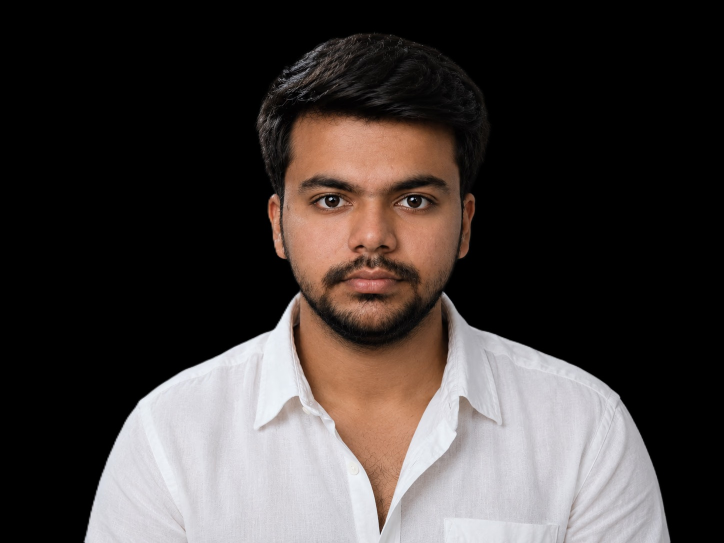
#> input picture assets/profile-photo.jpg, 1448 x 1086 px (shown at 1/2 size)
$ python generate_ascii_portrait.py
#> lines starting #> are read from the running program, lines starting #| are printed output that depends on the picture; after the words box and inside, x2 and y2 are one past the last pixel; in counts of white or black regions, pixels touching at a corner belong together
#!/usr/bin/env python3
"""Convert a portrait photo into a monochrome, animated ASCII SVG.

Run locally:
  pip install -r scripts/requirements.txt
  python scripts/generate_ascii_portrait.py [photo.jpg] [output.svg]

The photo stays local. The output SVG contains the ASCII art, not the photo.
"""
import argparse
from html import escape
import os

from PIL import Image, ImageDraw, ImageEnhance, ImageFilter

ROOT = os.path.dirname(os.path.dirname(os.path.abspath(__file__)))
DEFAULT_SOURCE = os.path.join(ROOT, "assets", "profile-photo.jpg")
DEFAULT_OUTPUT = os.path.join(ROOT, "ascii-portrait.svg")

COLS = 120
ART_W_TARGET = 800
CELL_W = ART_W_TARGET / COLS
CELL_H = CELL_W * 15 / 8
ROWS = round(COLS * 8 / 15)
RAMP = " .`:-=+*cs#%@"

BACKGROUND_THRESHOLD = 28
SUBJECT_PADDING = 30
GAMMA = 1.12
WHITE_FLOOR = 0.86

PAD = 20
TITLEBAR_H = 30
STATUS_H = 30
ART_W = COLS * CELL_W
ART_H = ROWS * CELL_H
CANVAS_W = ART_W + PAD * 2
CANVAS_H = TITLEBAR_H + ART_H + STATUS_H + PAD

BG = "#0d1117"
BG2 = "#111722"
FRAME = "#30363d"
TEXT = "#7d8590"
INK = "#c9d1d9"
ROW_DUR = 5.8 / ROWS
STAGGER = ROW_DUR


def parse_args():
    parser = argparse.ArgumentParser(description=__doc__)
    parser.add_argument("source", nargs="?", default=DEFAULT_SOURCE)
    parser.add_argument("output", nargs="?", default=DEFAULT_OUTPUT)
    parser.add_argument(
        "--static",
        action="store_true",
        help="write a non-animated SVG preview",
    )
    return parser.parse_args()


def isolate_subject(image):
    """Replace the edge-connected dark background while retaining dark hair."""
    gray = image.convert("L")
    corners = (
        gray.getpixel((0, 0)),
        gray.getpixel((gray.width - 1, 0)),
        gray.getpixel((0, gray.height - 1)),
        gray.getpixel((gray.width - 1, gray.height - 1)),
    )
    if any(value > BACKGROUND_THRESHOLD for value in corners):
        raise ValueError("Expected a dark background at all four image corners.")

    background = gray.point(
        lambda luminance: 255 if luminance <= BACKGROUND_THRESHOLD else 0
    )
    ImageDraw.floodfill(background, (0, 0), 128)
    foreground = background.point(lambda value: 0 if value == 128 else 255)
    bounds = foreground.getbbox()
    if bounds is None:
        raise ValueError("Could not detect a subject against the dark background.")

    left, top, right, bottom = bounds
    side = max(right - left, bottom - top) + SUBJECT_PADDING * 2
    center_x = (left + right) // 2
    center_y = (top + bottom) // 2
    crop_left = center_x - side // 2
    crop_top = center_y - side // 2
    crop_right = crop_left + side
    crop_bottom = crop_top + side

    canvas = Image.new("L", (side, side), 255)
    source_box = (
        max(crop_left, 0),
        max(crop_top, 0),
        min(crop_right, gray.width),
        min(crop_bottom, gray.height),
    )
    source = gray.crop(source_box)
    mask = foreground.crop(source_box).filter(ImageFilter.GaussianBlur(1.0))
    subject = Image.composite(source, Image.new("L", source.size, 255), mask)
    canvas.paste(subject, (source_box[0] - crop_left, source_box[1] - crop_top))
    return canvas


def make_ascii_rows(source):
    image = Image.open(source)
    image = isolate_subject(image)
    image = ImageEnhance.Contrast(image).enhance(1.08)
    image = image.resize((COLS, ROWS), Image.Resampling.LANCZOS)
    pixels = image.load()

    rows = []
    for y in range(ROWS):
        chars = []
        for x in range(COLS):
            luminance = pow(pixels[x, y] / 255.0, GAMMA)
            if luminance >= WHITE_FLOOR:
                chars.append(" ")
                continue
            index = round((1.0 - luminance) * (len(RAMP) - 1))
            chars.append(RAMP[max(0, min(len(RAMP) - 1, index))])
        rows.append("".join(chars))
    return rows


def build_svg(rows, static=False):
    art_top = TITLEBAR_H + PAD * 0.35
    parts = [
        f'<svg xmlns="http://www.w3.org/2000/svg" width="{CANVAS_W:.0f}" '
        f'height="{CANVAS_H:.0f}" viewBox="0 0 {CANVAS_W:.0f} {CANVAS_H:.0f}" '
        'font-family="ui-monospace, SFMono-Regular, Menlo, Consolas, monospace">',
        '<title>Veer Kamdar - monochrome ASCII portrait</title>',
        '<desc>A portrait types itself row by row in a terminal window.</desc>',
        '<defs><linearGradient id="bg" x1="0" y1="0" x2="0" y2="1">'
        f'<stop offset="0" stop-color="{BG2}"/>'
        f'<stop offset="1" stop-color="{BG}"/>'
        '</linearGradient></defs>',
        f'<rect width="{CANVAS_W:.0f}" height="{CANVAS_H:.0f}" rx="12" fill="url(#bg)"/>',
        f'<rect x="0.5" y="0.5" width="{CANVAS_W - 1:.0f}" '
        f'height="{CANVAS_H - 1:.0f}" rx="12" fill="none" stroke="{FRAME}"/>',
        f'<line x1="0" y1="{TITLEBAR_H}" x2="{CANVAS_W:.0f}" '
        f'y2="{TITLEBAR_H}" stroke="{FRAME}"/>',
    ]

    for index in range(3):
        parts.append(
            f'<circle cx="{PAD + index * 16}" cy="{TITLEBAR_H / 2:.0f}" '
            f'r="5" fill="{INK}" opacity="{0.35 + index * 0.2:.2f}"/>'
        )

    parts.append(
        f'<text x="{CANVAS_W / 2:.1f}" y="{TITLEBAR_H / 2 + 4:.0f}" '
        f'fill="{TEXT}" font-size="12" text-anchor="middle">'
        'veer@github: ~$ ./portrait.sh</text>'
    )

    font_size = CELL_H * 0.86
    for row_index, line in enumerate(rows):
        row_top = art_top + row_index * CELL_H
        baseline = row_top + CELL_H * 0.74
        delay = row_index * STAGGER
        text = (
            f'<text xml:space="preserve" x="{PAD}" y="{baseline:.1f}" '
            f'fill="{INK}" font-size="{font_size:.1f}" textLength="{ART_W:.1f}" '
            f'lengthAdjust="spacing">{escape(line)}</text>'
        )
        if static:
            parts.append(text)
            continue

        parts.append(
            f'<clipPath id="row-{row_index}" clipPathUnits="userSpaceOnUse">'
            f'<rect x="{PAD}" y="{row_top:.1f}" '
            f'width="0" height="{CELL_H:.1f}"><animate attributeName="width" '
            f'from="0" to="{ART_W:.1f}" begin="{delay:.3f}s" '
            f'dur="{ROW_DUR:.3f}s" fill="freeze"/></rect></clipPath>'
        )
        parts.append(f'<g clip-path="url(#row-{row_index})">{text}</g>')
        parts.append(
            f'<rect y="{row_top + 1:.1f}" width="{CELL_W:.1f}" '
            f'height="{CELL_H - 2:.1f}" fill="{INK}" opacity="0">'
            f'<animate attributeName="x" from="{PAD}" to="{PAD + ART_W:.1f}" '
            f'begin="{delay:.3f}s" dur="{ROW_DUR:.3f}s" fill="freeze"/>'
            f'<set attributeName="opacity" to="0.85" begin="{delay:.3f}s"/>'
            f'<set attributeName="opacity" to="0" '
            f'begin="{delay + ROW_DUR:.3f}s"/></rect>'
        )

    status_line_y = TITLEBAR_H + ART_H + PAD * 0.35
    status_y = status_line_y + 19
    parts.extend(
        [
            f'<line x1="0" y1="{status_line_y:.1f}" x2="{CANVAS_W:.0f}" '
            f'y2="{status_line_y:.1f}" stroke="{FRAME}"/>',
            f'<text x="{PAD}" y="{status_y:.1f}" fill="{TEXT}" font-size="13">'
            f'veer@github:~$ whoami <tspan fill="{INK}">Veer Kamdar</tspan></text>',
        ]
    )
    cursor_x = PAD + len("veer@github:~$ whoami Veer Kamdar ") * 13 * 0.6
    parts.append(
        f'<rect x="{cursor_x:.1f}" y="{status_y - 12:.1f}" width="8" height="14" '
        f'fill="{INK}"><animate attributeName="opacity" values="1;1;0;0" '
        'keyTimes="0;0.5;0.51;1" dur="1s" repeatCount="indefinite"/></rect>'
    )
    parts.append("</svg>")
    return "".join(parts)


def main():
    args = parse_args()
    if not os.path.exists(args.source):
        raise SystemExit(f"Photo not found: {args.source}")
    rows = make_ascii_rows(args.source)
#> in make_ascii_rows, image is the input picture: PIL image 1448x1086 RGB; mean R, G, B 67.6, 60.9, 58.9
#> in isolate_subject, `gray = image.convert("L")`:
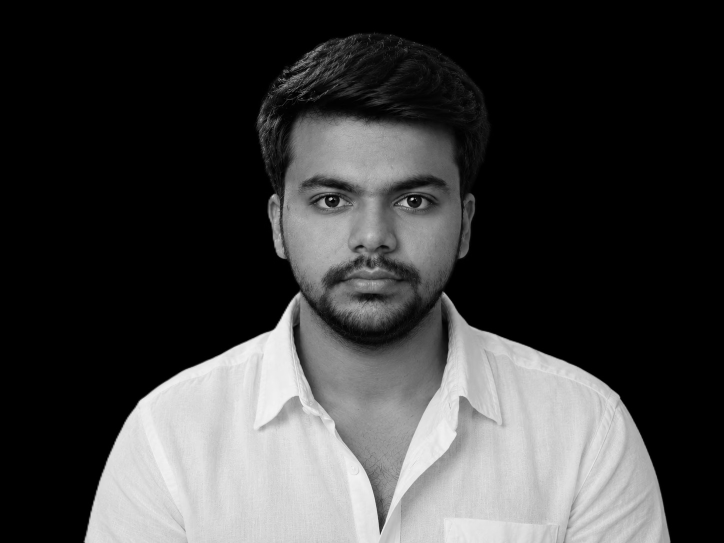
#> gray: PIL image 1448x1086 L (shown at 1/2 size); min 0, max 248, mean 62.7
#> in isolate_subject, `corners = ( gray.getpixel((0, 0)), gray.getpixel((gray.width - 1, 0)),..`: corners = (0, 0, 0, 0)
#> in isolate_subject, `background = gray.point( lambda luminance: 255 if luminance <= BACKGRO..`:
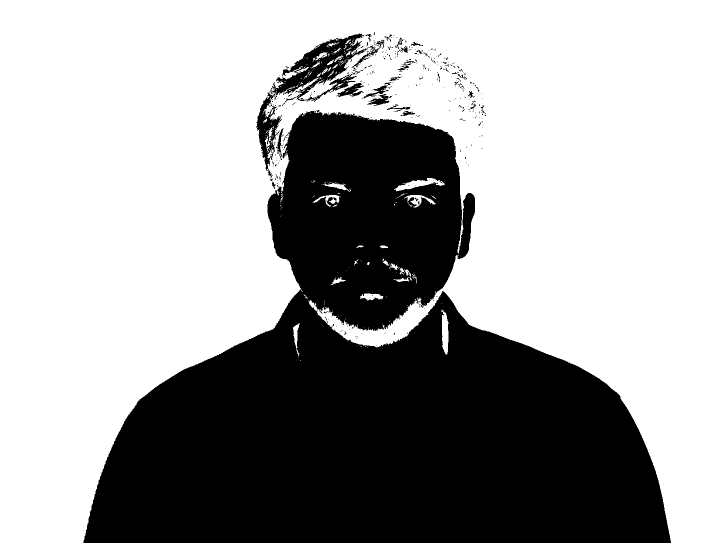
#> background: PIL image 1448x1086 L (shown at 1/2 size); 63.8% white; 400 black regions (370 under 20 px), largest, box (x1, y1, x2, y2) and area: (167, 220, 1342, 1086) 551717, (513, 67, 736, 356) 12504, (672, 166, 728, 194) 656
#> in isolate_subject, `foreground = background.point(lambda value: 0 if value == 128 else 255)`:
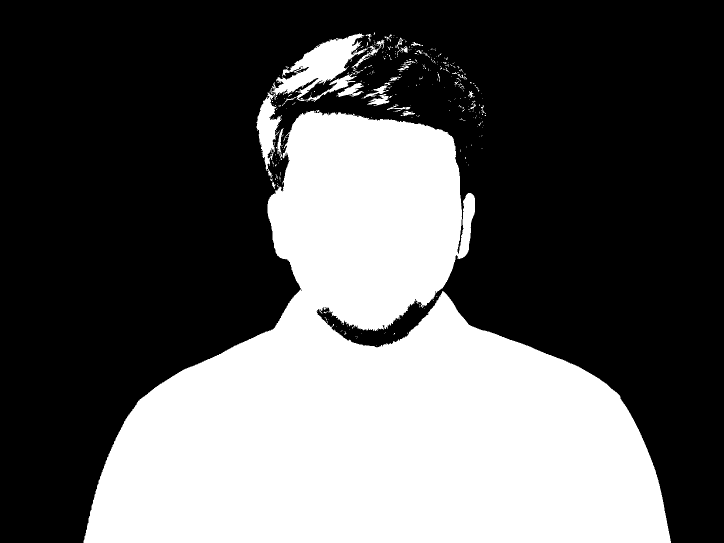
#> foreground: PIL image 1448x1086 L (shown at 1/2 size); 36.7% white; 378 white regions (348 under 20 px), largest, box (x1, y1, x2, y2) and area: (167, 220, 1342, 1086) 557131, (513, 67, 736, 356) 14371, (672, 166, 728, 194) 674
#> in isolate_subject, `bounds = foreground.getbbox()`: bounds = (167, 65, 1342, 1086)
#> in isolate_subject, `left, top, right, bottom = bounds`: left = 167; top = 65; right = 1342; bottom = 1086
#> in isolate_subject, `side = max(right - left, bottom - top) + SUBJECT_PADDING * 2`: side = 1235
#> in isolate_subject, `center_x = (left + right) // 2`: center_x = 754
#> in isolate_subject, `center_y = (top + bottom) // 2`: center_y = 575
#> in isolate_subject, `crop_left = center_x - side // 2`: crop_left = 137
#> in isolate_subject, `crop_top = center_y - side // 2`: crop_top = -42
#> in isolate_subject, `crop_right = crop_left + side`: crop_right = 1372
#> in isolate_subject, `crop_bottom = crop_top + side`: crop_bottom = 1193
#> in isolate_subject, `canvas = Image.new("L", (side, side), 255)`: canvas: PIL image 1235x1235 L; every value is 255
#> in isolate_subject, `source_box = ( max(crop_left, 0), max(crop_top, 0), min(crop_right, gr..`: source_box = (137, 0, 1372, 1086)
#> in isolate_subject, `mask = foreground.crop(source_box).filter(ImageFilter.GaussianBlur(1.0))`:
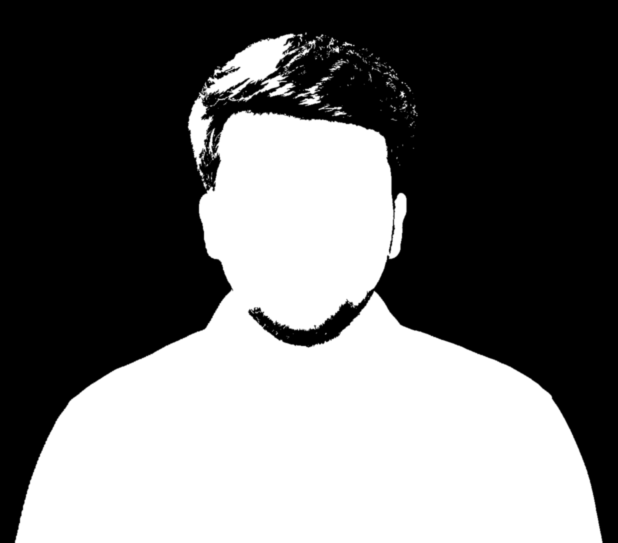
#> mask: PIL image 1235x1086 L (shown at 1/2 size); min 0, max 255, mean 109.6
#> in isolate_subject, `subject = Image.composite(source, Image.new("L", source.size, 255), ma..`:
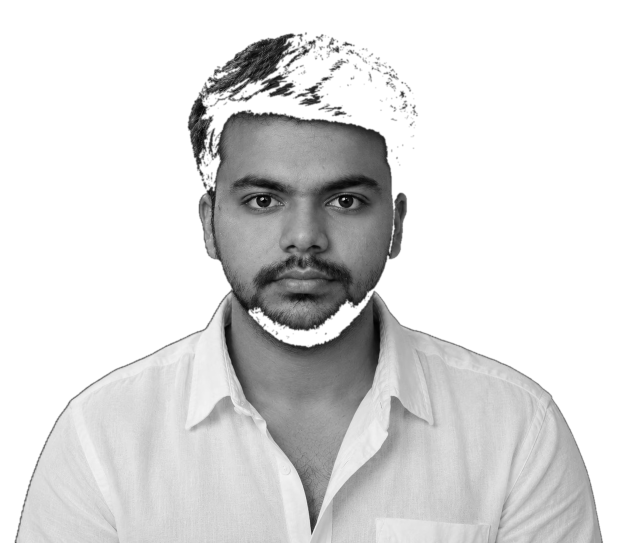
#> subject: PIL image 1235x1086 L (shown at 1/2 size); min 0, max 255, mean 218.2
#> in isolate_subject, `canvas.paste(subject, (source_box[0] - crop_left, source_box[1] - crop..`:
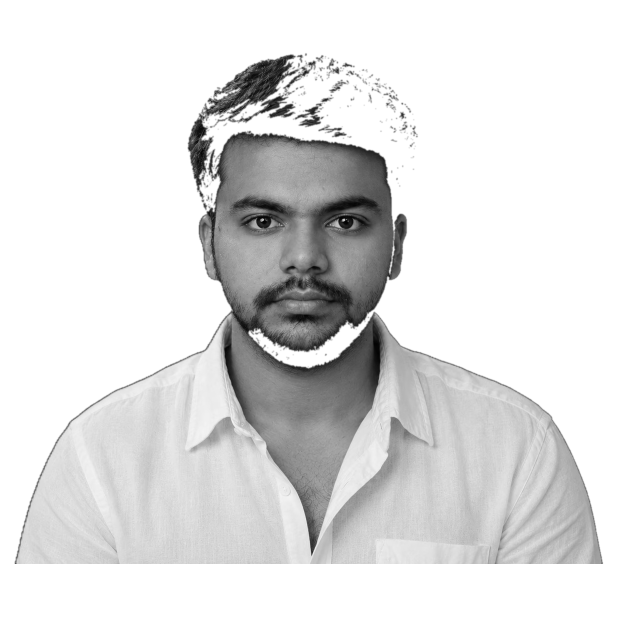
#> canvas: PIL image 1235x1235 L (shown at 1/2 size); min 0, max 255, mean 222.6
#> in make_ascii_rows, `image = image.resize((COLS, ROWS), Image.Resampling.LANCZOS)`:
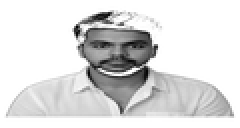
#> image: PIL image 120x64 L (shown 2 times larger); min 0, max 255, mean 220.6
#> after the loop in make_ascii_rows, `for y in range(ROWS):`: rows = 64 items
#> rows = 64 items
    svg = build_svg(rows, static=args.static)
#> the loop in build_svg, `for row_index, line in enumerate(rows):` made 64 passes
#> (row_top, baseline, delay) on passes 1 to 12: (37, 46.25, 0), (49.5, 58.75, 0.0906), (62, 71.25, 0.181), (74.5, 83.75, 0.272), (87, 96.25, 0.362), (99.5, 108.8, 0.453), (112, 121.2, 0.544), (124.5, 133.8, 0.634), (137, 146.2, 0.725), (149.5, 158.8, 0.816), (162, 171.2, 0.906), (174.5, 183.8, 0.997)
#> after the loop in build_svg, `for row_index, line in enumerate(rows):`: parts = 203 items
    with open(args.output, "w", encoding="utf-8") as output:
        output.write(svg)
    print(f"Wrote {args.output} ({len(svg)} bytes; {CANVAS_W:.0f} x {CANVAS_H:.0f})")
#| Wrote ascii-portrait.svg (50097 bytes; 840 x 880)


if __name__ == "__main__":
    main()
